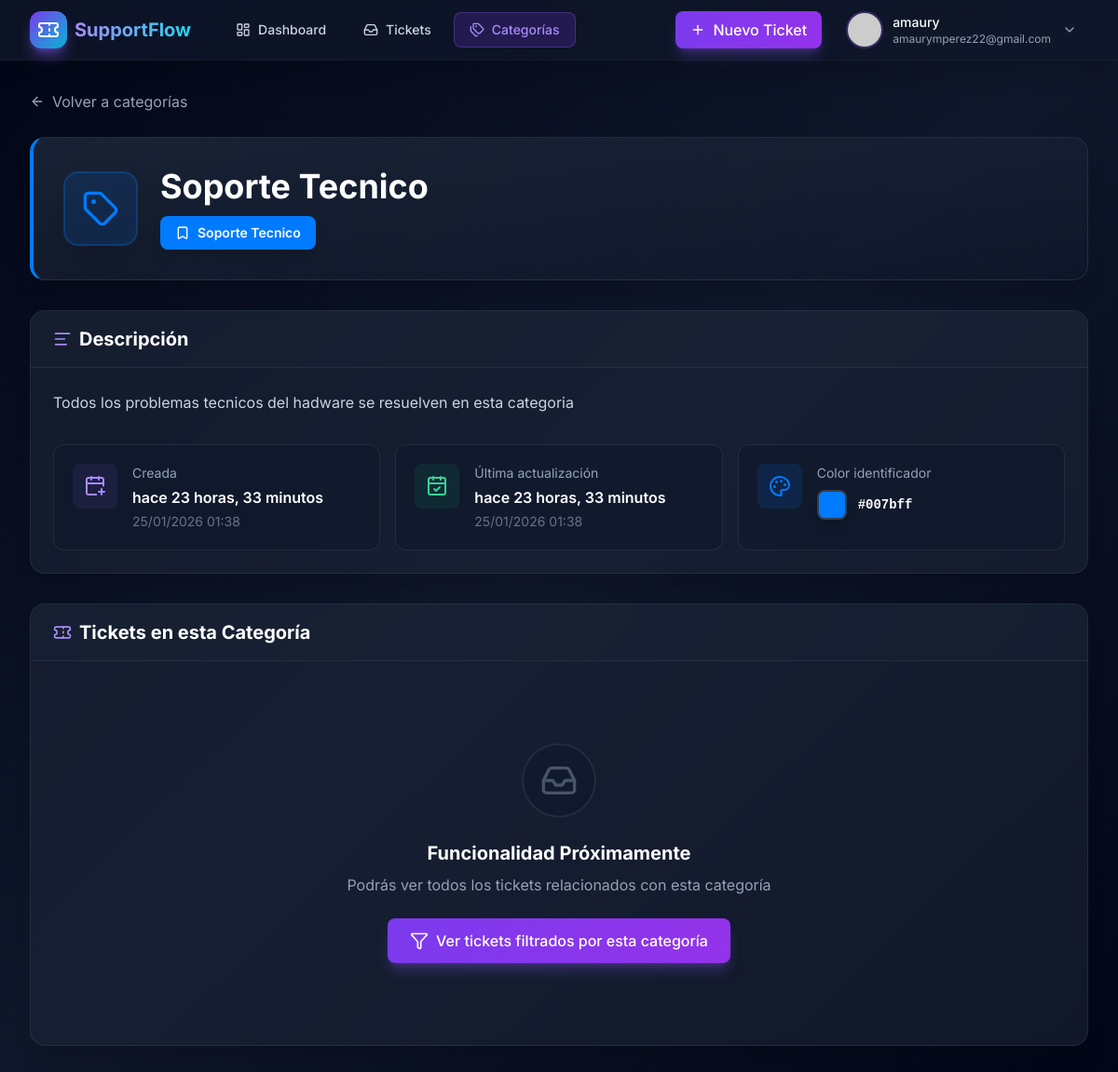
Screenshot of /categoria-detail/2/ (signed in) with the database file from the repository.
### ticket/models.py (models this page shows, shortened)
class Categoria(models.Model):
    nombre = models.CharField(max_length=50, null = False, blank = False)
    descripcion = models.TextField()
    color = models.CharField(max_length=7, default='#007bff')
    created = models.DateTimeField(auto_now_add=True)
    updated = models.DateTimeField(auto_now=True)
    class Meta:
        ordering = ['-created']
        verbose_name = 'Categoria'
        verbose_name_plural = 'Categorias'

### ticket/views.py (the view)
# urls.py: path('categoria-detail/<int:pk>/', CategoriaDetailView.as_view(), name = 'categoria_detail'),
class CategoriaDetailView(LoginRequiredMixin, generic.DetailView):
    model = Categoria
    template_name = 'ticket/categoria_detail.html'
    queryset = Categoria.objects.all()
    context_object_name = 'categoria'

### ticket/templates/ticket/categoria_detail.html (shortened to what this page needs)
{% extends 'base.html' %}
{% load static %}
{% block content %}
<div class="mb-6">
    <a href="{% url 'categoria_list' %}"
       class="inline-flex items-center gap-2 text-slate-400 hover:text-white transition-colors group">
        <i data-lucide="arrow-left" class="w-4 h-4 group-hover:-translate-x-1 transition-transform"></i>
        <span>Volver a categorías</span>
    </a>
</div>
<div class="rounded-2xl bg-gradient-to-br from-slate-800/80 to-slate-900/80 backdrop-blur-sm border border-slate-700/50 p-8 mb-8 shadow-xl"
     style="border-left: 4px solid {{ categoria.color }};">
    <div class="flex flex-col md:flex-row md:items-center gap-6">
        <div class="w-20 h-20 rounded-2xl flex items-center justify-center shadow-2xl border-2 transition-transform hover:scale-105"
             style="background: {{ categoria.color }}20; border-color: {{ categoria.color }}40;">
            <i data-lucide="tag" class="w-10 h-10" style="color: {{ categoria.color }};"></i>
        </div>
        <div class="flex-1">
            <h1 class="text-3xl md:text-4xl font-bold text-white mb-3">{{ categoria.nombre }}</h1>
            <div class="flex items-center gap-3">
                <span class="inline-flex items-center gap-2 px-4 py-2 rounded-lg font-semibold text-white text-sm shadow-lg"
                      style="background: {{ categoria.color }};">
                    <i data-lucide="bookmark" class="w-4 h-4"></i>
                    <span>{{ categoria.nombre }}</span>
                </span>
            </div>
        </div>
    </div>
</div>
<div class="grid grid-cols-1 gap-8">
    <div class="rounded-2xl bg-slate-800/50 backdrop-blur-sm border border-slate-700/50 overflow-hidden shadow-xl">
        <div class="px-6 py-4 border-b border-slate-700/50 bg-slate-800/30">
            <h2 class="text-xl font-bold text-white flex items-center gap-2">
                <i data-lucide="align-left" class="w-5 h-5 text-violet-400"></i>
                Descripción
            </h2>
        </div>
        <div class="p-6">
            <p class="text-slate-300 text-base leading-relaxed mb-8">
                {{ categoria.descripcion }}
            </p>
            <div class="grid grid-cols-1 md:grid-cols-3 gap-4">
                <div class="rounded-xl bg-slate-900/50 border border-slate-700/50 p-5 hover:border-violet-500/30 transition-colors">
                    <div class="flex items-start gap-4">
                        <div class="w-12 h-12 rounded-lg bg-violet-500/10 flex items-center justify-center flex-shrink-0">
                            <i data-lucide="calendar-plus" class="w-6 h-6 text-violet-400"></i>
                        </div>
                        <div class="flex-1 min-w-0">
                            <div class="text-slate-400 text-sm mb-1">Creada</div>
                            <div class="text-white font-semibold mb-1">hace {{ categoria.created|timesince }}</div>
                            <div class="text-slate-500 text-sm">{{ categoria.created|date:"d/m/Y H:i" }}</div>
                        </div>
                    </div>
                </div>
                <div class="rounded-xl bg-slate-900/50 border border-slate-700/50 p-5 hover:border-emerald-500/30 transition-colors">
                    <div class="flex items-start gap-4">
                        <div class="w-12 h-12 rounded-lg bg-emerald-500/10 flex items-center justify-center flex-shrink-0">
                            <i data-lucide="calendar-check" class="w-6 h-6 text-emerald-400"></i>
                        </div>
                        <div class="flex-1 min-w-0">
                            <div class="text-slate-400 text-sm mb-1">Última actualización</div>
                            <div class="text-white font-semibold mb-1">hace {{ categoria.updated|timesince }}</div>
                            <div class="text-slate-500 text-sm">{{ categoria.updated|date:"d/m/Y H:i" }}</div>
                        </div>
                    </div>
                </div>
                <div class="rounded-xl bg-slate-900/50 border border-slate-700/50 p-5 hover:border-cyan-500/30 transition-colors">
                    <div class="flex items-start gap-4">
                        <div class="w-12 h-12 rounded-lg flex items-center justify-center flex-shrink-0"
                             style="background: {{ categoria.color }}20;">
                            <i data-lucide="palette" class="w-6 h-6" style="color: {{ categoria.color }};"></i>
                        </div>
                        <div class="flex-1 min-w-0">
                            <div class="text-slate-400 text-sm mb-2">Color identificador</div>
                            <div class="flex items-center gap-3">
                                <span class="w-8 h-8 rounded-lg border-2 border-slate-700 shadow-lg inline-block"
                                      style="background: {{ categoria.color }};"></span>
                                <span class="text-white font-mono font-semibold text-sm">{{ categoria.color }}</span>
                            </div>
                        </div>
                    </div>
                </div>
            </div>
        </div>
    </div>
    <div class="rounded-2xl bg-slate-800/50 backdrop-blur-sm border border-slate-700/50 overflow-hidden shadow-xl">
        <div class="px-6 py-4 border-b border-slate-700/50 bg-slate-800/30">
            <h2 class="text-xl font-bold text-white flex items-center gap-2">
                <i data-lucide="ticket" class="w-5 h-5 text-violet-400"></i>
                Tickets en esta Categoría
            </h2>
        </div>
        <div class="p-6">
            <div class="text-center py-16">
                <div class="inline-flex items-center justify-center w-20 h-20 bg-slate-900/50 rounded-full mb-6 border-2 border-slate-700/50">
                    <i data-lucide="inbox" class="w-10 h-10 text-slate-600"></i>
                </div>
                <h3 class="text-xl font-bold text-white mb-2">Funcionalidad Próximamente</h3>
                <p class="text-slate-400 mb-6">Podrás ver todos los tickets relacionados con esta categoría</p>
                <a href="{% url 'ticket_list' %}?categoria={{ categoria.id }}"
                   class="inline-flex items-center gap-2 px-6 py-3 bg-gradient-to-r from-violet-600 to-purple-600 hover:from-violet-700 hover:to-purple-700 text-white rounded-lg font-medium shadow-lg shadow-violet-500/30 hover:shadow-violet-500/50 transition-all">
                    <i data-lucide="filter" class="w-5 h-5"></i>
                    <span>Ver tickets filtrados por esta categoría</span>
                </a>
            </div>
        </div>
    </div>
</div>
{% endblock %}

### templates/base.html (shortened to what this page needs)
{% load static %}
<!DOCTYPE html>
<html lang="es" class="dark">
<head>
    <script src="https://cdn.tailwindcss.com"></script>
    <link rel="stylesheet" href="{% static 'css/style.css' %}">
</head>
<body class="bg-gradient-to-br from-slate-950 via-slate-900 to-slate-950 text-slate-100 min-h-screen">
    <nav class="sticky top-0 z-50 backdrop-blur-xl bg-slate-900/80 border-b border-slate-800/50 shadow-xl">
        <div class="max-w-7xl mx-auto px-4 sm:px-6 lg:px-8">
            <div class="flex justify-between items-center h-16">
                <div class="flex items-center gap-8">
                    <a href="{% url 'home' %}" class="flex items-center gap-2 group">
                        <div class="w-10 h-10 rounded-xl bg-gradient-to-br from-violet-600 to-cyan-500 flex items-center justify-center shadow-lg shadow-violet-500/50 group-hover:shadow-violet-500/70 transition-all duration-300">
                            <i data-lucide="ticket" class="w-6 h-6 text-white"></i>
                        </div>
                        <span class="text-xl font-bold bg-gradient-to-r from-violet-400 to-cyan-400 bg-clip-text text-transparent hidden sm:block">
                        </span>
                    </a>
                    <div class="hidden md:flex items-center gap-2">
                        <a href="{% url 'home' %}"
                           class="px-4 py-2 rounded-lg text-sm font-medium transition-all duration-200 {% if request.resolver_match.url_name == 'home' %}bg-violet-600/20 text-violet-400 border border-violet-500/30{% else %}text-slate-300 hover:bg-slate-800 hover:text-white{% endif %}">
                            <div class="flex items-center gap-2">
                                <i data-lucide="layout-dashboard" class="w-4 h-4"></i>
                                <span>Dashboard</span>
                            </div>
                        </a>
                        <a href="{% url 'ticket_list' %}"
                           class="px-4 py-2 rounded-lg text-sm font-medium transition-all duration-200 {% if 'ticket_list' in request.resolver_match.url_name %}bg-violet-600/20 text-violet-400 border border-violet-500/30{% else %}text-slate-300 hover:bg-slate-800 hover:text-white{% endif %}">
                            <div class="flex items-center gap-2">
                                <i data-lucide="inbox" class="w-4 h-4"></i>
                                <span>Tickets</span>
                            </div>
                        </a>
                        <a href="{% url 'categoria_list' %}"
                           class="px-4 py-2 rounded-lg text-sm font-medium transition-all duration-200 {% if 'categoria' in request.resolver_match.url_name %}bg-violet-600/20 text-violet-400 border border-violet-500/30{% else %}text-slate-300 hover:bg-slate-800 hover:text-white{% endif %}">
                            <div class="flex items-center gap-2">
                                <i data-lucide="tags" class="w-4 h-4"></i>
                                <span>Categorías</span>
                            </div>
                        </a>
                    </div>
                </div>
                {% if request.user.is_authenticated %}
                <div class="flex items-center gap-4">
                    <a href="{% url 'ticket_create' %}"
                       class="hidden lg:flex items-center gap-2 px-4 py-2 bg-gradient-to-r from-violet-600 to-purple-600 hover:from-violet-700 hover:to-purple-700 text-white rounded-lg font-medium shadow-lg shadow-violet-500/30 hover:shadow-violet-500/50 transition-all duration-200">
                        <i data-lucide="plus" class="w-4 h-4"></i>
                        <span>Nuevo Ticket</span>
                    </a>
                    <div class="relative group">
                        <button class="flex items-center gap-3 px-3 py-2 rounded-lg hover:bg-slate-800/50 transition-all duration-200">
                            <img src="https://ui-avatars.com/api/?name={{ request.user.get_full_name|default:request.user.username }}&background=8b5cf6&color=fff&size=128"
                                 alt="Avatar"
                                 class="w-9 h-9 rounded-full ring-2 ring-violet-500/30">
                            <div class="hidden sm:block text-left">
                                <div class="text-sm font-medium text-white">{{ request.user.get_full_name|default:request.user.username }}</div>
                                <div class="text-xs text-slate-400">{{ request.user.email }}</div>
                            </div>
                            <i data-lucide="chevron-down" class="w-4 h-4 text-slate-400 hidden sm:block"></i>
                        </button>
                    </div>
                </div>
                {% endif %}
            </div>
        </div>
    </nav>
    <main class="max-w-7xl mx-auto px-4 sm:px-6 lg:px-8 py-8">
        {% block content %}{% endblock %}
    </main>
</body>
</html>

### static/css/style.css (style rules this page uses)
html { scroll-behavior: smooth; }
* { transition-property: color, background-color, border-color, text-decoration-color, fill, stroke, opacity, box-shadow, transform, filter, backdrop-filter; transition-timing-function: cubic-bezier(0.4, 0, 0.2, 1); transition-duration: 150ms; }
@media (min-width: 1024px) { .sticky { position: sticky; top: 6rem; } }

### templates/base.html (style rules this page uses)
body { font-family: 'Inter', sans-serif; }

### rows the page displays
Categoria: nombre "Soporte Tecnico", descripcion "Todos los problemas tecnicos del hadware se resuelven en esta categoria", created "23 horas, 33 minutos", created "25/01/2026 01:38", updated "23 horas, 33 minutos", updated "25/01/2026 01:38", color "#007bff"

### other values shown
{{ request.user.get_full_name|default:request.user.username }} "amaury"
{{ request.user.email }} "amaurymperez22@gmail.com"
